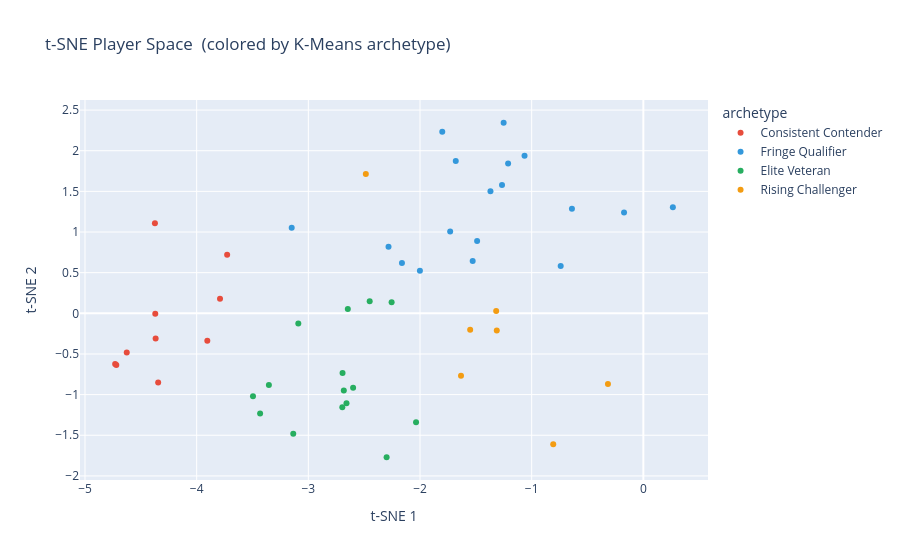

Notebook code cell kept with this figure:
### Markdown cell above
---
## 6. Dimensionality Reduction — PCA & t-SNE

### Code cell
# Function to compute t-SNE coordinates and add them to the career DataFrame
def compute_tsne(career):
    X, _, _    = prep_cluster_matrix(career)          # Scale the career features
    perplexity = min(30, len(career) - 1)             # Perplexity must be < number of points
    tsne       = TSNE(n_components=2, perplexity=perplexity, random_state=42, max_iter=1000)
    coords     = tsne.fit_transform(X)                # Fit and project to 2D
    career     = career.copy()
    career['t1'] = coords[:, 0]   # t-SNE dimension 1
    career['t2'] = coords[:, 1]   # t-SNE dimension 2
    return career


career_clustered = compute_tsne(career_clustered)  # Add t-SNE coordinates

# Interactive Plotly scatter — hover over any point to see player name and stats
fig = px.scatter(
    career_clustered,
    x='t1', y='t2',
    color='archetype',
    hover_name='nickname',
    hover_data={'avg_elo': ':.0f', 'avg_winrate': ':.1%', 't1': False, 't2': False},
    title='t-SNE Player Space  (colored by K-Means archetype)',
    labels={'t1': 't-SNE 1', 't2': 't-SNE 2'},
    color_discrete_sequence=['#e74c3c', '#3498db', '#27ae60', '#f39c12'],
)
fig.show()

### Figure 1 — Plotly figure (JSON) as saved in the notebook; plotly's stock layout.template omitted (floating-point values rounded to 4 significant figures)
{"data": [{"customdata": [[2273.0, 0.6632], [2179.0, 0.5105], [2097.0, 0.4921], [2200.0, 0.5906], [2409.0, 0.5632], [2385.0, 0.65], [2480.0, 0.6257], [2387.0, 0.6558], [2260.0, 0.5766], [2364.0, 0.4586]], "hovertemplate": "<b>%{hovertext}</b><br><br>archetype=Consistent Contender<br>avg_elo=%{customdata[0]:.0f}<br>avg_winrate=%{customdata[1]:.1%}<extra></extra>", "hovertext": ["7rowl", "Ancoboyy", "BeefSalad", "Oxidiot", "bing_pigs", "doogile", "hackingnoises", "lowk3y_", "silverrruns", "v_strid"], "legendgroup": "Consistent Contender", "marker": {"color": "#e74c3c", "symbol": "circle"}, "mode": "markers", "name": "Consistent Contender", "orientation": "v", "showlegend": true, "type": "scatter", "x": [-4.626, -3.791, -3.727, -3.905, -4.371, -4.72, -4.345, -4.73, -4.367, -4.374], "xaxis": "x", "y": [-0.4818, 0.1802, 0.7193, -0.3375, -0.004354, -0.636, -0.8523, -0.6242, -0.3091, 1.109], "yaxis": "y"}, {"customdata": [[2231.0, 0.4963], [NaN, 0.4474], [2232.0, 0.5], [1441.0, 0.5053], [1763.0, 0.56], [1895.0, 0.41], [2086.0, 0.5631], [2059.0, 0.5707], [1768.0, 0.4952], [1932.0, 0.4956], [1831.0, 0.5341], [1819.0, 0.3765], [1747.0, 0.4685], [2177.0, 0.4348], [2004.0, 0.5529], [2072.0, 0.5229], [NaN, 0.6047], [NaN, 0.4637]], "hovertemplate": "<b>%{hovertext}</b><br><br>archetype=Fringe Qualifier<br>avg_elo=%{customdata[0]:.0f}<br>avg_winrate=%{customdata[1]:.1%}<extra></extra>", "hovertext": ["ANJOUU", "Ayreliaa", "Bloonskiller", "Dylqn", "Emillk", "MoleyG", "MrBudgiee", "Ranik_", "autoqualler", "dandannyboy", "drx6", "dwoh", "kW1st", "loodlow", "orachi_", "paplerr", "priffie", "pulsar32"], "legendgroup": "Fringe Qualifier", "marker": {"color": "#3498db", "symbol": "circle"}, "mode": "markers", "name": "Fringe Qualifier", "orientation": "v", "showlegend": true, "type": "scatter", "x": [-2.162, -2.001, -0.7403, -1.251, -1.211, -1.68, -0.1729, -0.6395, -1.266, -3.149, -1.369, -1.801, -1.064, -1.489, -1.528, -1.73, 0.2641, -2.282], "xaxis": "x", "y": [0.6179, 0.525, 0.5825, 2.344, 1.843, 1.874, 1.241, 1.285, 1.577, 1.051, 1.502, 2.234, 1.94, 0.8884, 0.6441, 1.005, 1.305, 0.8201], "yaxis": "y"}, {"customdata": [[2252.0, 0.6273], [2408.0, 0.5604], [2362.0, 0.5055], [2304.0, 0.5577], [2256.0, 0.5], [2462.0, 0.5761], [2208.0, 0.6029], [2397.0, 0.5941], [2110.0, 0.5227], [2274.0, 0.5075], [2600.0, 0.5356], [2402.0, 0.6522], [2278.0, 0.4771], [2008.0, 0.5], [2432.0, 0.5385]], "hovertemplate": "<b>%{hovertext}</b><br><br>archetype=Elite Veteran<br>avg_elo=%{customdata[0]:.0f}<br>avg_winrate=%{customdata[1]:.1%}<extra></extra>", "hovertext": ["Aquacorde", "BadGamer", "BlazeMind", "DARVY__X1", "Erikfzf", "Feinberg", "HDMICables", "Infume", "KenanKardes", "TUDORULE", "edcr", "nahhann", "nhb_", "r7sD4fH6jK0wY5uB", "steez"], "legendgroup": "Elite Veteran", "marker": {"color": "#27ae60", "symbol": "circle"}, "mode": "markers", "name": "Elite Veteran", "orientation": "v", "showlegend": true, "type": "scatter", "x": [-3.353, -2.658, -2.599, -2.682, -2.451, -3.496, -2.035, -3.432, -2.647, -3.09, -3.135, -2.299, -2.694, -2.254, -2.696], "xaxis": "x", "y": [-0.8828, -1.107, -0.9144, -0.9508, 0.1481, -1.021, -1.34, -1.232, 0.0529, -0.1237, -1.482, -1.77, -0.7337, 0.1348, -1.157], "yaxis": "y"}, {"customdata": [[2066.0, 0.6407], [1930.0, 0.7721], [1846.0, 0.5889], [1846.0, 0.6122], [2176.0, 0.8], [NaN, 0.74], [1977.0, 0.6081]], "hovertemplate": "<b>%{hovertext}</b><br><br>archetype=Rising Challenger<br>avg_elo=%{customdata[0]:.0f}<br>avg_winrate=%{customdata[1]:.1%}<extra></extra>", "hovertext": ["AutomattPLUS", "CroProYT", "Cube1337x", "Hinart", "Pinne", "Reignex", "retropog"], "legendgroup": "Rising Challenger", "marker": {"color": "#f39c12", "symbol": "circle"}, "mode": "markers", "name": "Rising Challenger", "orientation": "v", "showlegend": true, "type": "scatter", "x": [-1.551, -0.317, -1.318, -1.313, -0.8071, -2.485, -1.633], "xaxis": "x", "y": [-0.2036, -0.8692, 0.02761, -0.2103, -1.61, 1.713, -0.7686], "yaxis": "y"}], "layout": {"legend": {"title": {"text": "archetype"}, "tracegroupgap": 0}, "title": {"text": "t-SNE Player Space  (colored by K-Means archetype)"}, "xaxis": {"anchor": "y", "domain": [0.0, 1.0], "title": {"text": "t-SNE 1"}}, "yaxis": {"anchor": "x", "domain": [0.0, 1.0], "title": {"text": "t-SNE 2"}}}}
